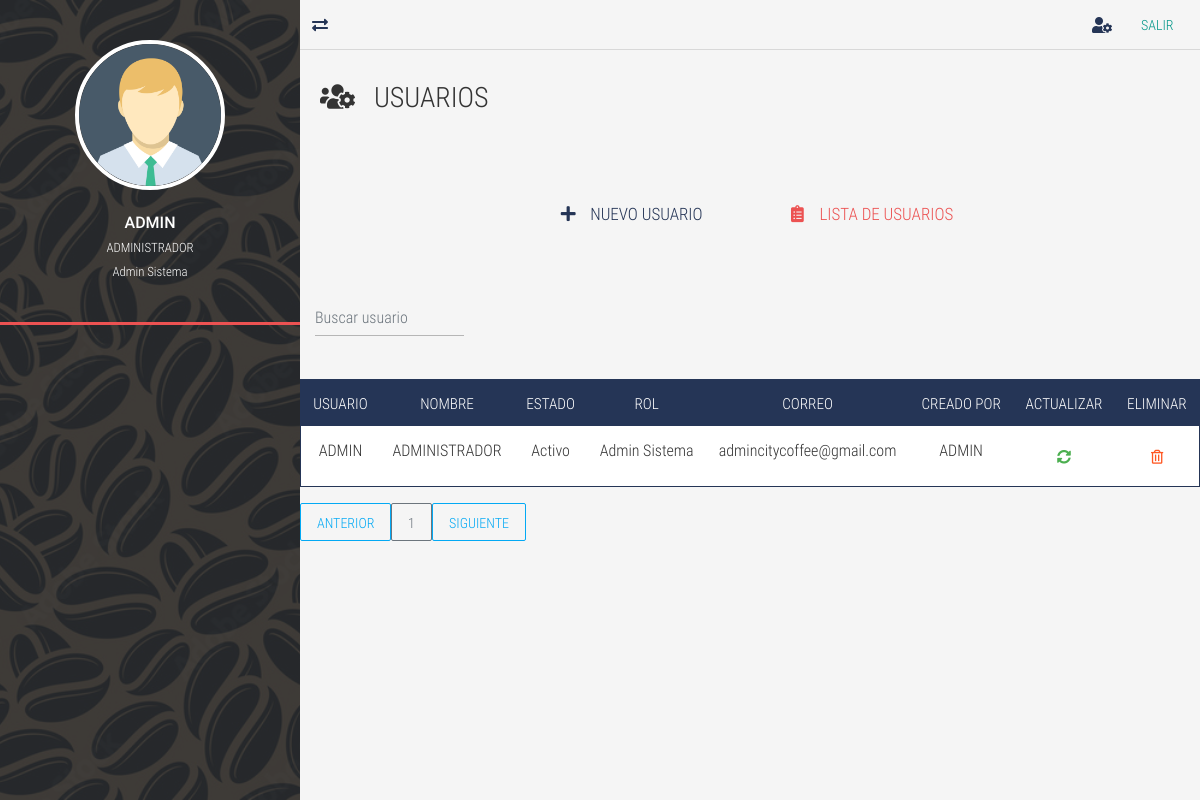
Page /user-list/ (signed in) on the earlier database version.
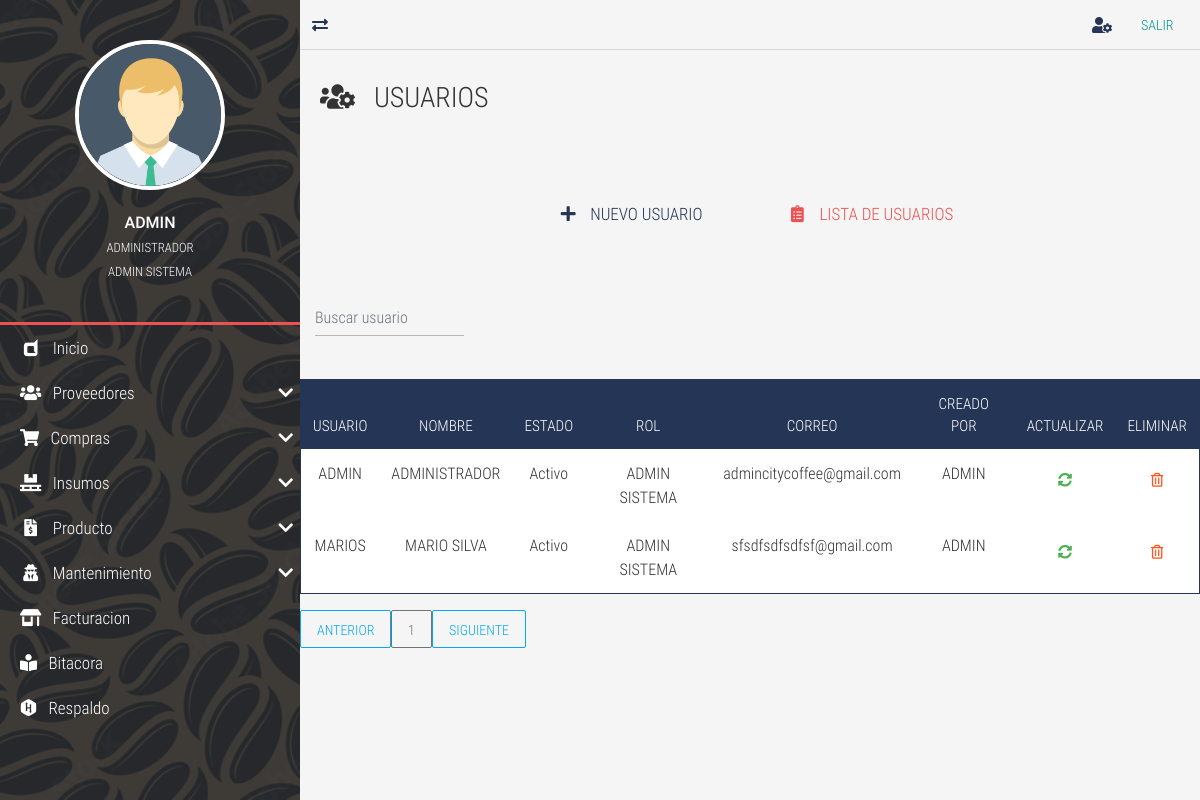
Same page on the later database version.
### tables this page shows
CREATE TABLE `TBL_usuarios` (
  `id_usuario` int NOT NULL AUTO_INCREMENT,
  `usuario` varchar(50) NOT NULL,
  `nombre_usuario` varchar(100) NOT NULL,
  `estado_usuario` enum('Activo','Inactivo','Bloqueado','Nuevo') NOT NULL,
  `contrasena` varchar(100) NOT NULL,
  `id_rol` int NOT NULL,
  `fecha_ultima_conexion` date DEFAULT NULL,
  `preguntas_contestadas` int DEFAULT NULL,
  `primer_ingreso` int DEFAULT NULL,
  `fecha_vencimiento` date DEFAULT NULL,
  `correo_electronico` varchar(50) DEFAULT NULL,
  `creado_por` varchar(30) DEFAULT NULL,
  `fecha_creacion` datetime DEFAULT NULL,
  `modificado_por` varchar(30) DEFAULT NULL,
  `fecha_modificacion` datetime DEFAULT NULL,
  PRIMARY KEY (`id_usuario`)
);

CREATE TABLE `TBL_ms_roles` (
  `id_rol` int NOT NULL AUTO_INCREMENT,
  `rol` varchar(50) NOT NULL DEFAULT '',
  `descripcion` varchar(100) DEFAULT NULL,
  `creado_por` varchar(50) DEFAULT NULL,
  `fecha_creacion` datetime DEFAULT NULL,
  `modificado_por` varchar(50) DEFAULT NULL,
  `fecha_modificacion` datetime DEFAULT NULL,
  PRIMARY KEY (`id_rol`)
);

### controladores/vistasControlador.php (called while the page is built, shortened)
<?php
	class vistasControlador extends vistasModelo{
		public function obtener_plantilla_controlador(){
			return require_once "./vistas/plantilla.php";
		}
	}

### index.php (called while the page is built, shortened)
<?php
	require_once "./controladores/vistasControlador.php";
	$plantilla = new vistasControlador();
	$plantilla->obtener_plantilla_controlador();

### vistas/contenidos/user-list-view.php (the view, shortened to what this page needs)
<div class="full-box page-header">
	<h3 class="text-left">
		<i class="fas fa-users-cog"></i> &nbsp; USUARIOS
	</h3>
</div>
<div class="container-fluid">
	<ul class="full-box list-unstyled page-nav-tabs">
		<li>
			<a href="<?php echo SERVERURL; ?>user-new/"><i class="fas fa-plus fa-fw"></i> &nbsp; NUEVO USUARIO</a>
		</li>
		<li>
			<a class="active" href="<?php echo SERVERURL; ?>user-list/"><i class="fas fa-clipboard-list fa-fw"></i> &nbsp; LISTA DE USUARIOS</a>
		</li>
	</ul>
</div>
<?php
$where="";
?>
      <div class="container-fluid">
  <form class="d-flex">
      <input class="form-control me-2 light-table-filter" data-table="table_id" type="text"
      placeholder="Buscar usuario">
      </form>
  </div>
  <br>
      <table class="table table-striped table-dark table_id text-center" id="tblDatos">
                         <thead>
                         <tr>
                        <th>USUARIO</th>
                        <th>NOMBRE</th>
                        <th>ESTADO</th>
                        <th>ROL</th>
                        <th>CORREO</th>
                        <th>CREADO POR</th>
						<th>ACTUALIZAR</th>
						<th>ELIMINAR</th>
                        </tr>
                        </thead>
                        <tbody>
				<?php
include ("./cone.php");
$SQL="SELECT u.id_usuario, u.usuario, u.nombre_usuario, u.estado_usuario, r.rol,u.correo_electronico,
u.creado_por FROM TBL_usuarios u
inner JOIN TBL_ms_roles r ON r.id_rol = u.id_rol
$where";
$dato = mysqli_query($conexion, $SQL);
if($dato -> num_rows >0){
    while($fila=mysqli_fetch_array($dato)){
?>
<tr>
<td><?php echo $fila['usuario']; ?></td>
<td><?php echo $fila['nombre_usuario']; ?></td>
<td><?php echo $fila['estado_usuario']; ?></td>
<td><?php echo $fila['rol']; ?></td>
<td><?php echo $fila['correo_electronico']; ?></td>
<td><?php echo $fila['creado_por']?></td>
<td>
	<a href="<?php echo SERVERURL; ?>user-update/<?php echo $fila['id_usuario']?>" class="btn btn-success">
		<i class="fas fa-sync-alt"></i>
	</a>
</td>
<td>
	<form class="FormularioAjax" action="<?php echo SERVERURL; ?>ajax/usuarioAjax.php" method="POST" data-form="delete" autocomplete="off">
	<button type="submit" class="btn btn-warning">
		<i class="far fa-trash-alt"></i>
	</button>
	</form>
</td>
</tr>
<?php
}
}else{
    ?>
    <tr class="text-center">
    <td colspan="16">No existen registros</td>
    </tr>
    <?php
}
?>
	</body>
  <div id="paginador" class=""></div>

### vistas/inc/NavLateral.php (shortened to what this page needs)
<section class="full-box nav-lateral">
	<div class="full-box nav-lateral-content">
		<figure class="full-box nav-lateral-avatar">
			<img src="<?php echo SERVERURL; ?>vistas/assets/avatar/Avatar.png" class="img-fluid" alt="Avatar">
			<figcaption class="roboto-medium text-center">
				<?php echo $_SESSION['usuario_login']?>
				<br><small class="roboto-condensed-light"><?php echo $_SESSION['nombre_usuario']?> </small>
				<br><small class="roboto-condensed-light"><?php echo $_SESSION['rol']?> </small>
			</figcaption>
		</figure>
		<div class="full-box nav-lateral-bar"></div>
		<nav class="full-box nav-lateral-menu">
			<ul>
			<?php
			if($_SESSION['rol']=='ADMIN SISTEMA'){
				?>
				<li>
					<a href="<?php echo SERVERURL; ?>home/"><i class="fab fa-dashcube fa-fw"></i> &nbsp; Inicio</a>
				</li>
				<li>
					<a href="#" class="nav-btn-submenu"><i class="fas fa-users fa-fw"></i> &nbsp; Proveedores <i class="fas fa-chevron-down"></i></a>
				</li>
				<li>
					<a href="#" class="nav-btn-submenu"><i class="fas fa-shopping-cart"></i></i> &nbsp; Compras <i class="fas fa-chevron-down"></i></a>
				</li>
				<li>
					<a href="#" class="nav-btn-submenu"><i class="fas fa-pallet fa-fw"></i> &nbsp; Insumos <i class="fas fa-chevron-down"></i></a>
				</li>
				<li>
					<a href="#" class="nav-btn-submenu"><i class="fas fa-file-invoice-dollar fa-fw"></i> &nbsp; Producto <i class="fas fa-chevron-down"></i></a>
				</li>
				<li>
					<a href="#" class="nav-btn-submenu"><i class="fas  fa-user-secret fa-fw"></i> &nbsp; Mantenimiento <i class="fas fa-chevron-down"></i></a>
				</li>
				<li>
					<a href="<?php echo SERVERURL; ?>company/"><i class="fas fa-store-alt fa-fw"></i> &nbsp; Facturacion</a>
				</li>
				<li>
					<a href="<?php echo SERVERURL; ?>bitacora/"><i class="fas fa-book-reader"></i> &nbsp; Bitacora</a>
				</li>
				<li>
					<a href="<?php echo SERVERURL; ?>respaldo/"><i class="fab fa-hackerrank"></i></i> &nbsp; Respaldo</a>
				</li>
				<?php
				}?>
			</ul>
		</nav>
	</div>
</section>

Differences in the rows shown:
changed through a linked row, tbl_usuarios "ADMINISTRADOR": id_rol.rol "Admin Sistema" → "ADMIN SISTEMA"
added tbl_usuarios: usuario "MARIOS", nombre_usuario "MARIO SILVA", estado_usuario "Activo", id_rol.rol "ADMIN SISTEMA", correo_electronico "sfsdfsdfsdfsf@gmail.com", creado_por "ADMIN"
Other differences:
$_SESSION['rol']: "Admin Sistema" → "ADMIN SISTEMA"
text now shown: "Inicio Proveedores Compras Insumos Producto Mantenimiento Facturacion Bitacora Respaldo"
